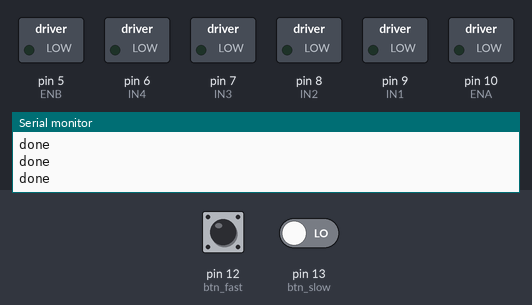
Bench run of a sketch on a simulated Arduino Uno, built with avr-gcc and run on an emulated ATmega328P. Shown: switched loads named in the sketch (green lamp = pin HIGH), the last lines printed to the serial monitor. Dashed ring = blinking. The inputs (shaded band) are chosen by the test bench; at power-on: pin 12 (btn_fast) LOW, pin 13 (btn_slow) LOW.

Above: at 1.2 s.
1.3 s: pin 12 (btn_fast) pulled HIGH for 0.15 s
At 2.1 s:
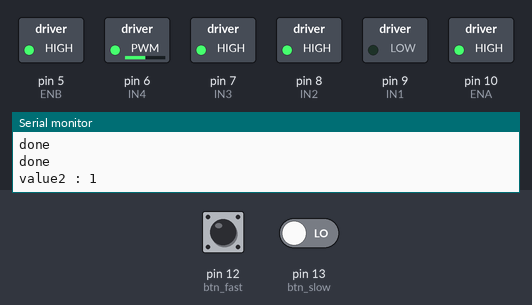
4.3 s: pin 12 (btn_fast) driven HIGH and pin 13 (btn_slow) driven HIGH
At 5.6 s:
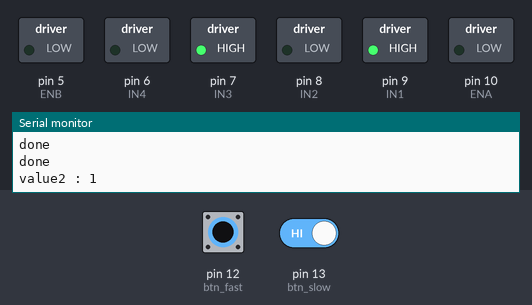
7.3 s: pin 13 (btn_slow) driven LOW
At 8.63 s:
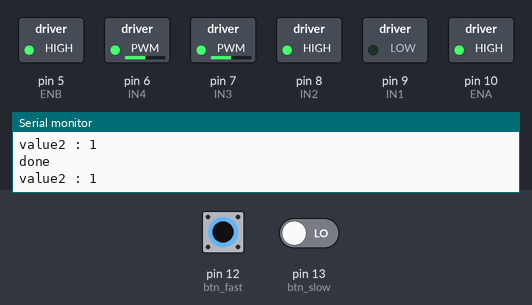
13.3 s: pin 13 (btn_slow) driven HIGH
19.3 s: pin 13 (btn_slow) driven LOW
Timing chart, 0 to 26.3 s (numbered marks = the images above; inputs shaded):
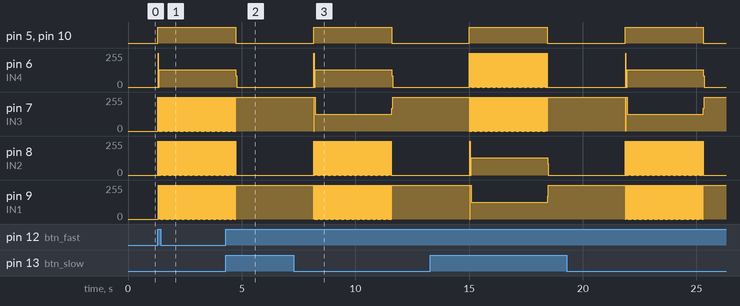

The sketch:

step_motor_quiz_181228.ino
```cpp
const int ENA = 10;
const int IN1 = 9;
const int IN2 = 8;
const int ENB = 5;
const int IN4 = 6;
const int IN3 = 7;

int btn_slow = 13;
int btn_fast = 12;

void setup() {
  // put your setup code here, to run once:
  pinMode(ENA,OUTPUT);
  pinMode(IN1,OUTPUT);
  pinMode(IN2,OUTPUT);
  pinMode(ENB,OUTPUT);
  pinMode(IN3,OUTPUT);
  pinMode(IN4,OUTPUT);
  pinMode(btn_slow, INPUT);
  pinMode(btn_fast, INPUT);
  Serial.begin(9600);
}

void loop() {
  // put your main code here, to run repeatedly:
  int value1 = digitalRead(btn_slow);
  int value2 = digitalRead(btn_fast);

  if(value1 == true){
    Serial.print("value1 : ");
    Serial.println(value1);
    forward(683,5);
    delay(3415);
  }else if(value2 == true){
    Serial.print("value2 : ");
    Serial.println(value2);
    reverse(683,5);
    delay(3415);
  }
  delay(10);
  Serial.println("done");
}

void reverse(int i, int j) {
  // set both motors ON
  digitalWrite(ENA, HIGH);
  digitalWrite(ENB, HIGH);
  while (1)   {
    digitalWrite(IN1, 0);
    digitalWrite(IN2, 1);
    digitalWrite(IN3, 0);
    digitalWrite(IN4, 1);
    delay(j);
    i--;
    if (i < 1) break;
    digitalWrite(IN1, 0);
    digitalWrite(IN2, 1);
    digitalWrite(IN3, 1);
    digitalWrite(IN4, 0);
    delay(j);
    i--;
    if (i < 1) break;
    digitalWrite(IN1, 1);
    digitalWrite(IN2, 0);
    digitalWrite(IN3, 1);
    digitalWrite(IN4, 0);
    delay(j);
    i--;
    if (i < 1) break;
    digitalWrite(IN1, 1);
    digitalWrite(IN2, 0);
    digitalWrite(IN3, 0);
    digitalWrite(IN4, 1);
    delay(j);
    i--;
    if (i < 1) break;
  }
  // set both motors OFF
  digitalWrite(ENA, LOW);
  digitalWrite(ENB, LOW);
}  // end reverse()
void forward(int i, int j) {
  // Set both motors ON
  digitalWrite(ENA, HIGH);
  digitalWrite(ENB, HIGH);
  while (1)   {
    digitalWrite(IN1, 0);
    digitalWrite(IN2, 1);
    digitalWrite(IN3, 0);
    digitalWrite(IN4, 1);
    delay(j);
    i--;
    if (i < 1) break;
    digitalWrite(IN1, 1);
    digitalWrite(IN2, 0);
    digitalWrite(IN3, 0);
    digitalWrite(IN4, 1);
    delay(j);
    i--;
    if (i < 1) break;
    digitalWrite(IN1, 1);
    digitalWrite(IN2, 0);
    digitalWrite(IN3, 1);
    digitalWrite(IN4, 0);
    delay(j);
    i--;
    if (i < 1) break;
    digitalWrite(IN1, 0);
    digitalWrite(IN2, 1);
    digitalWrite(IN3, 1);
    digitalWrite(IN4, 0);
    delay(j);
    i--;
    if (i < 1) break;
  }
  // set both motors OFF
  digitalWrite(ENA, LOW);
  digitalWrite(ENB, LOW);
}  // end forward()
```

Measured:
- after the input at 1.3 s, pin 5 (ENB), pin 10 (ENA): LOW → HIGH at once; pin 6 (IN4): 0/255 → 128/255 at once; pin 7 (IN3), pin 8 (IN2), pin 9 (IN1): alternates 255/255 for 0.01 s and 0/255 for 0.01 s, starting at once
